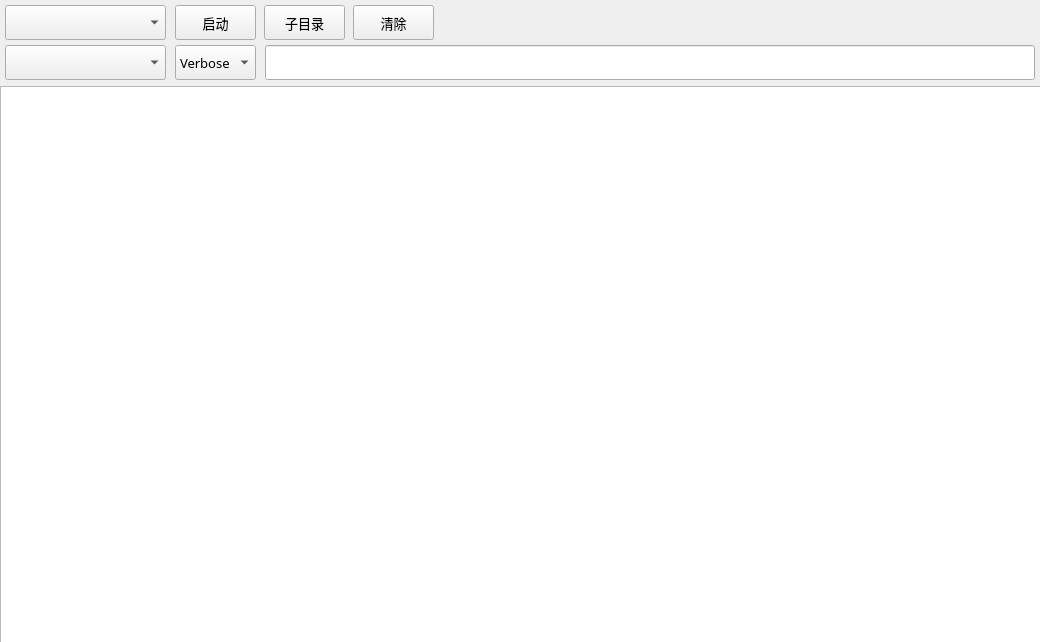
<?xml version="1.0" encoding="UTF-8"?>
<ui version="4.0">
 <class>MainWindow</class>
 <widget class="QMainWindow" name="MainWindow">
  <property name="windowModality">
   <enum>Qt::NonModal</enum>
  </property>
  <property name="geometry">
   <rect>
    <x>0</x>
    <y>0</y>
    <width>1040</width>
    <height>642</height>
   </rect>
  </property>
  <property name="windowTitle">
   <string>日志Logger</string>
  </property>
  <property name="unifiedTitleAndToolBarOnMac">
   <bool>false</bool>
  </property>
  <widget class="QWidget" name="centralwidget">
   <widget class="QTextBrowser" name="textBrowser_log">
    <property name="geometry">
     <rect>
      <x>0</x>
      <y>86</y>
      <width>1041</width>
      <height>561</height>
     </rect>
    </property>
    <property name="font">
     <font>
      <family>微软雅黑</family>
     </font>
    </property>
   </widget>
   <widget class="QPushButton" name="btn_start">
    <property name="geometry">
     <rect>
      <x>175</x>
      <y>5</y>
      <width>81</width>
      <height>35</height>
     </rect>
    </property>
    <property name="font">
     <font>
      <family>微软雅黑</family>
      <pointsize>10</pointsize>
     </font>
    </property>
    <property name="text">
     <string>启动</string>
    </property>
   </widget>
   <widget class="QComboBox" name="comboBox_address">
    <property name="geometry">
     <rect>
      <x>5</x>
      <y>45</y>
      <width>161</width>
      <height>35</height>
     </rect>
    </property>
    <property name="font">
     <font>
      <family>微软雅黑</family>
      <pointsize>10</pointsize>
     </font>
    </property>
   </widget>
   <widget class="QPushButton" name="btn_subdir">
    <property name="geometry">
     <rect>
      <x>264</x>
      <y>5</y>
      <width>81</width>
      <height>35</height>
     </rect>
    </property>
    <property name="font">
     <font>
      <family>微软雅黑</family>
      <pointsize>10</pointsize>
     </font>
    </property>
    <property name="text">
     <string>子目录</string>
    </property>
   </widget>
   <widget class="QLineEdit" name="lineEdit">
    <property name="geometry">
     <rect>
      <x>265</x>
      <y>45</y>
      <width>770</width>
      <height>35</height>
     </rect>
    </property>
    <property name="font">
     <font>
      <family>微软雅黑</family>
      <pointsize>10</pointsize>
     </font>
    </property>
   </widget>
   <widget class="QComboBox" name="comboBox_game">
    <property name="geometry">
     <rect>
      <x>5</x>
      <y>5</y>
      <width>161</width>
      <height>35</height>
     </rect>
    </property>
    <property name="font">
     <font>
      <family>微软雅黑</family>
      <pointsize>11</pointsize>
     </font>
    </property>
   </widget>
   <widget class="QComboBox" name="comboBox_grade">
    <property name="geometry">
     <rect>
      <x>175</x>
      <y>45</y>
      <width>81</width>
      <height>35</height>
     </rect>
    </property>
    <property name="font">
     <font>
      <family>微软雅黑</family>
      <pointsize>10</pointsize>
     </font>
    </property>
    <item>
     <property name="text">
      <string>Verbose</string>
     </property>
    </item>
    <item>
     <property name="text">
      <string>Error</string>
     </property>
    </item>
   </widget>
   <widget class="QPushButton" name="btn_clear">
    <property name="geometry">
     <rect>
      <x>353</x>
      <y>5</y>
      <width>81</width>
      <height>35</height>
     </rect>
    </property>
    <property name="font">
     <font>
      <family>微软雅黑</family>
      <pointsize>10</pointsize>
     </font>
    </property>
    <property name="text">
     <string>清除</string>
    </property>
   </widget>
  </widget>
 </widget>
 <resources/>
 <connections/>
</ui>
